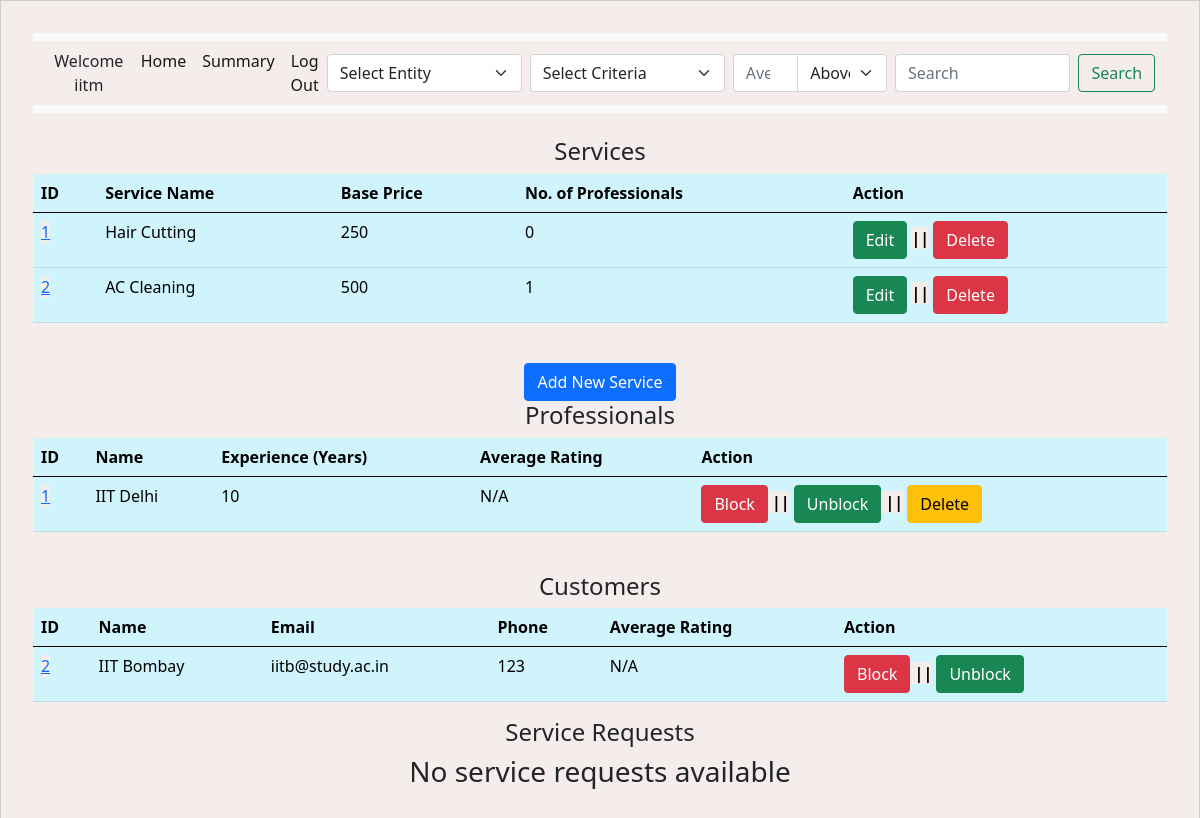
Page /admin_dashboard (signed in) on the earlier database version.
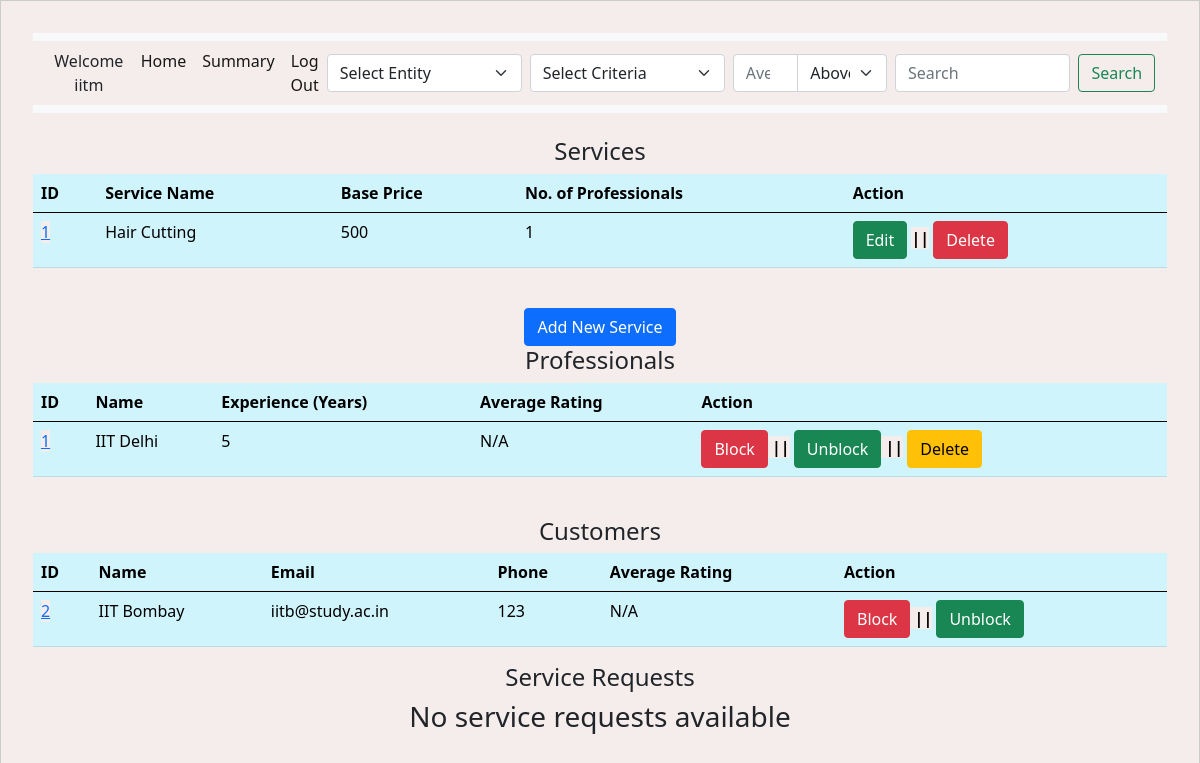
Same page on the later database version.
### backend/models.py (models this page shows)
class Service(db.Model):
    __tablename__ = "service"
    id = db.Column(db.Integer, primary_key=True, autoincrement=True)
    name = db.Column(db.String, nullable=False)
    base_price = db.Column(
        db.Integer, nullable=False
    )  # Changed 'price' to 'base_price'
    base_time_required = db.Column(db.String, nullable=True)
    description = db.Column(db.String, nullable=False)
    professional_services = db.relationship(
        "ProfessionalService", back_populates="service"
    )

class Service_Professional(db.Model):
    __tablename__ = "service_professional"
    id = db.Column(db.Integer, primary_key=True, autoincrement=True)
    username = db.Column(db.String, unique=True, nullable=False)
    password = db.Column(db.String, nullable=False)
    name = db.Column(db.String, nullable=False)
    service_type = db.Column(
        db.String, nullable=False
    )  # nullable true done for some reason
    experience = db.Column(db.Integer, nullable=False)
    phone_no = db.Column(db.Integer, nullable=False)
    email = db.Column(db.String, unique=True, nullable=False)
    address = db.Column(db.String, nullable=False)
    pin_code = db.Column(db.String, nullable=False)
    verified_status = db.Column(db.String, nullable=True)
    average_rating = db.Column(db.Float, nullable=True)  # New column for average rating
    document = db.Column(db.String, nullable=True)  # Column to store document path
    block_status = db.Column(db.Boolean, default=False)  # Block/unblock status
    custom_services = db.relationship(
        "ProfessionalService",
        back_populates="professional",
        lazy=True,
        cascade="all, delete-orphan",
    )

class Customer(db.Model):
    __tablename__ = "customer"
    id = db.Column(db.Integer, primary_key=True, autoincrement=True)
    username = db.Column(db.String, unique=True, nullable=False)
    password = db.Column(db.String, nullable=False)
    name = db.Column(db.String, nullable=False)
    email = db.Column(db.String, unique=True, nullable=False)
    address = db.Column(db.String, nullable=False)
    pin_code = db.Column(db.String, nullable=False)
    phone_no = db.Column(db.Integer, nullable=False)
    role = db.Column(
        db.Integer, nullable=False, default=1
    )  # 0 for admin, 1 for customer
    average_rating = db.Column(db.Float, nullable=True)  # New column for average rating
    is_blocked = db.Column(
        db.Boolean, default=False
    )  # New column to track block status

### backend/controller.py (the view)
@app.route("/admin_dashboard")
def admin_dashboard():
    if (
        "username" in session and session.get("role") == 0
    ):  # Check if logged in as admin
        services_with_pro_count = (
            db.session.query(
                Service,
                func.count(ProfessionalService.professional_id).label(
                    "professional_count"
                ),
            )
            .outerjoin(
                ProfessionalService, Service.id == ProfessionalService.service_id
            )
            .group_by(Service.id)
            .all()
        )
        professionals = db.session.query(Service_Professional).all()
        service_requests = Service_Request.query.all()
        customers = Customer.query.filter(Customer.role == 1).all()
        for professional in professionals:
            professional_id = professional.id
            professional.average_rating = update_professional_rating(professional_id)
        for customer in customers:
            customer_id = customer.id
            customer.average_rating = update_customer_rating(customer_id)
        return render_template(
            "admin_dashboard.html",
            admin=session["username"],
            services=services_with_pro_count,
            professionals=professionals,
            customers=customers,
            service_requests=service_requests,
        )
    else:
        return redirect(url_for("user_login"))  # Redirect to login if not an admin

### templates/admin_dashboard.html (shortened to what this page needs)
</html>
<!DOCTYPE html>
<html lang="en">
<head>
    <link href="https://cdn.jsdelivr.net/npm/bootstrap@5.0.2/dist/css/bootstrap.min.css" rel="stylesheet" />
    <link rel="stylesheet" href="/static/style.css" />
</head>
<body>
    <div id="container">
        <div id="panel">
            <nav class="navbar navbar-expand-lg navbar-light bg-light sticky-top">
                <div class="container-fluid">
                    <label>Welcome {{ admin }}</label>
                    <div class="collapse navbar-collapse" id="navbarSupportedContent">
                        <ul class="navbar-nav me-auto mb-2 mb-lg-0">
                            <li class="nav-item">
                                <a class="nav-link active" aria-current="page"
                                    href="{{ url_for('admin_dashboard') }}">Home</a>
                            </li>
                            <li class="nav-item">
                                <a class="nav-link active" aria-current="page"
                                    href="{{ url_for('admin_summary') }}">Summary</a>
                            </li>
                            <li class="nav-item">
                                <a class="nav-link active" aria-current="page" href="{{ url_for('logout') }}">Log
                                    Out</a>
                            </li>
                        </ul>
                        <form class="d-flex" action="{{ url_for('search_admin') }}" method="GET">
                            <select class="form-select me-2" name="entity" id="entity" required>
                                <option value="" disabled selected>Select Entity</option>
                            </select>
                            <select class="form-select me-2" name="criteria" id="criteria">
                                <option value="" disabled selected>Select Criteria</option>
                            </select>
                            <div class="input-group me-2">
                                <input type="number" class="form-control" step="0.1" name="rating"
                                    placeholder="Average Rating" min="1" max="5" />
                                <select class="form-select" name="rating_condition">
                                    <option value="high">Above or Equal</option>
                                </select>
                            </div>
                            <input class="form-control me-2" type="text" placeholder="Search" name="query" />
                            <button class="btn btn-outline-success" type="submit">Search</button>
                        </form>
                    </div>
                </div>
            </nav>
            <br>
            <h4>Services</h4>
            {% if services %}
            <table class="table table-info table-hover">
                <thead>
                    <tr>
                        <th scope="col">ID</th>
                        <th scope="col">Service Name</th>
                        <th scope="col">Base Price</th>
                        <th scope="col">No. of Professionals</th>
                        <th scope="col">Action</th>
                    </tr>
                </thead>
                <tbody>
                    {% for service, professional_count in services %}
                    <tr>
                        <td><a href="{{ url_for('service_details', service_id=service.id) }}">{{ service.id }}</a></td>
                        <td>{{ service.name }}</td>
                        <td>{{ service.base_price }}</td>
                        <td>{{ professional_count }}</td>
                        <td>
                            <button type="button" class="btn btn-success" data-bs-toggle="modal"
                                data-bs-target="#editServiceModal" data-id="{{ service.id }}"
                                data-name="{{ service.name }}" data-description="{{ service.description }}"
                                data-price="{{ service.base_price }}"
                                data-time="{{ service.base_time_required }}">Edit</button>
                            <b>||</b>
                            <form action="{{ url_for('delete_service', service_id=service.id) }}" method="POST"
                                style="display:inline;">
                                <button type="submit" class="btn btn-danger">Delete</button>
                            </form>
                        </td>
                    </tr>
                    {% endfor %}
                </tbody>
            </table>
            {% else %}
            <h3>No services available</h3>
            {% endif %}
            <br>
            <button type="button" class="btn btn-primary" data-bs-toggle="modal" data-bs-target="#addServiceModal">
                Add New Service
            </button>
            <h4>Professionals</h4>
            {% if professionals %}
            <table class="table table-info table-hover">
                <thead>
                    <tr>
                        <th scope="col">ID</th>
                        <th scope="col">Name</th>
                        <th scope="col">Experience (Years)</th>
                        <th scope="col">Average Rating</th>
                        <th scope="col">Action</th>
                    </tr>
                </thead>
                <tbody>
                    {% for professional in professionals %}
                    <tr>
                        <td><a href="{{ url_for('professional_details', professional_id=professional.id) }}">{{
                                professional.id }}</a></td>
                        <td>{{ professional.name }}</td>
                        <td>{{ professional.experience }}</td>
                        <td>{{ professional.average_rating or 'N/A' }}</td>
                        <td>
                            {% if professional.verified_status == "approved" %}
                            <form method="POST"
                                action="{{ url_for('block_professional', professional_id=professional.id) }}"
                                style="display:inline;">
                                <button type="submit" class="btn btn-danger">Block</button>
                            </form>
                            <b>||</b>
                            <form method="POST"
                                action="{{ url_for('unblock_professional', professional_id=professional.id) }}"
                                style="display:inline;">
                                <button type="submit" class="btn btn-success">Unblock</button>
                            </form>
                            <b>||</b>
                            <form action="{{ url_for('delete_professional', professional_id=professional.id) }}"
                                method="POST" style="display:inline;">
                                <button type="submit" class="btn btn-warning">Delete</button>
                            </form>
                        {% endif %}
                    </tr>
                    {% endfor %}
                </tbody>
            </table>
            {% else %}
            <h3>No professionals available</h3>
            {% endif %}
            <br>
            <h4>Customers</h4>
            {% if customers %}
            <table class="table table-info table-hover">
                <thead>
                    <tr>
                        <th scope="col">ID</th>
                        <th scope="col">Name</th>
                        <th scope="col">Email</th>
                        <th scope="col">Phone</th>
                        <th scope="col">Average Rating</th>
                        <th scope="col">Action</th>
                    </tr>
                </thead>
                <tbody>
                    {% for customer in customers %}
                    <tr>
                        <td><a href="{{ url_for('customer_details', customer_id=customer.id) }}">{{ customer.id }}</a>
                        </td>
                        <td>{{ customer.name }}</td>
                        <td>{{ customer.email }}</td>
                        <td>{{ customer.phone_no }}</td>
                        <td>{{ customer.average_rating or 'N/A' }}</td>
                        <td>
                            <form action="{{ url_for('block_customer', customer_id=customer.id) }}" method="POST"
                                style="display:inline;">
                                <button type="submit" class="btn btn-danger">Block</button>
                            </form>
                            <b>||</b>
                            <form action="{{ url_for('unblock_customer', customer_id=customer.id) }}" method="POST"
                                style="display:inline;">
                                <button type="submit" class="btn btn-success">Unblock</button>
                            </form>
                        </td>
                    </tr>
                    {% endfor %}
                </tbody>
            </table>
            {% else %}
            <h3>No customers available</h3>
            {% endif %}
            <h4>Service Requests</h4>
            {% if service_requests %}
            <table class="table table-info table-hover">
                <thead>
                    <tr>
                        <th scope="col">Request ID</th>
                        <th scope="col">Customer ID</th>
                        <th scope="col">Service ID</th>
                        <th scope="col">Professional ID</th>
                        <th scope="col">Status</th>
                        <th scope="col">Date of Request</th>
                    </tr>
                </thead>
                <tbody>
                    {% for request in service_requests %}
                    <tr>
                        <td>{{ request.id }}</td>
                        <td>{{ request.customer_id }}</td>
                        <td>{{ request.service_id }}</td>
                        <td>{{ request.professional_id }}</td>
                        <td>{{ request.service_status }}</td>
                        <td>{{ request.date_of_request }}</td>
                    </tr>
                    {% endfor %}
                </tbody>
            </table>
            {% else %}
            <h3>No service requests available</h3>
            {% endif %}
        </div>
    </div>
</body>
</html>

### static/style.css (style rules this page uses)
* { margin: 0; background-color: #f5ecec; }
#panel { width: auto; margin: auto; height: auto; text-align: center; padding: 2vh; border: 0px solid black; border-radius: 10px; }
#container { width: auto; margin: auto; padding: 2vh; border: 1px solid #ccc; }

Differences in the rows shown:
removed Service: id "2", name "AC Cleaning", base_price "500", professional_count "1"
changed Service "Hair Cutting": base_price "250" → "500"; id "0" → "1"
changed Service_Professional "IIT Delhi": experience "10" → "5"
